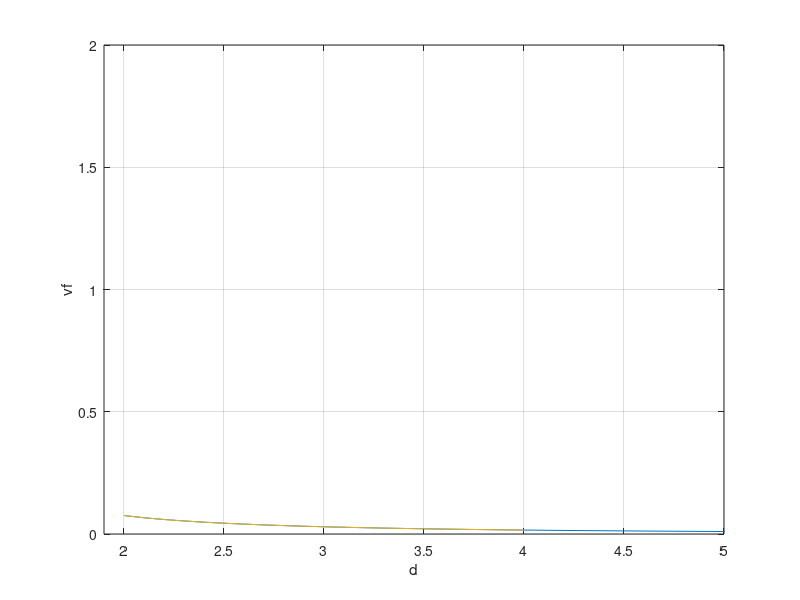

This chart was generated by the following MATLAB code: (Note: this script raises an error after producing the figure.)
clc; clear; close all;

inp_file = "viewfactor_result.dat";
out_file = "Radiation_InitVF_Prefs.txt";

%% ------------------------------------------------------------------------
% 公式1
d = 2:0.1:8;
vf = zeros(1,length(d));

fun1 = @(c, d) (2.*c - sin(2.*c)) ./ sqrt(d.*d - 4.*cos(c).*cos(c)) .* sin(2.*c);
fun2 = @(c, d) sqrt(1 - 4/d/d .* cos(c).^2) .* sin(c).^2;

for i = 1:length(d)
    if d(i) < 2
        q = integral(@(ita) fun1(ita, d(i)), acos(d(i)^2/4), pi/2);
        vf(i) = 4/(2+d(i)) * q / (d(i)*pi) + d(i)^2/16*(d(i)-2);
    else
        q = integral(@(ita) fun1(ita, d(i)), 0, pi/2);
        vf(i) = q / (d(i)*pi);
    end
end


figure
plot(d, vf, LineWidth=2)
xlabel 'd'
ylabel 'vf'
xlim([1.9 5])
grid on
hold on


%% ------------------------------------------------------------------------
% 公式2
d = 2:0.1:4;
vf = zeros(1,length(d));

for i = 1:length(d)
    q = integral(@(c) fun2(c, d(i)), 0, pi/2);
    vf(i) = 0.5 - 2/pi*q;
end

plot(d, vf, LineWidth=2)
hold on


%% ------------------------------------------------------------------------
% init radiatioin bed
data = importdata(inp_file);
data = data.data(data.data(:,2) > 0, :);

d_voro  = data(:, 3)./0.03;
vf_voro = data(:, 4);
% vf_voro2 = data(:, 5);
Ai_voro = data(:, 6);

vf_max = 0.5 - 2/pi*integral(@(c) fun2(c, 2), 0, pi/2);

for i=1:length(d_voro)
    if (d_voro(i) <= 2.0)
        vf_voro(i) = min(vf_voro(i), vf_max);
    elseif (d_voro(i) >= 3)
        vf_voro(i) = 0;
    else
        q = integral(@(c) fun2(c, d_voro(i)), 0, pi/2);
        tmp_vf = 0.5 - 2/pi*q;

        if (vf_voro(i) > tmp_vf)
            vf_voro(i) = 0;
        end
%         vf_voro(i) = min(vf_voro(i), tmp_vf);
    end
end


scatter(d_voro, vf_voro, Marker="+", MarkerEdgeColor="Black")


fileID = fopen(out_file, "w");
fprintf(fileID, "%d\n", length(d_voro));
% id1 | id2 | view_factor | distance | surface_area
for i=1:length(d_voro)
%     disp(d_voro);
    if (data(i,1) < data(i,2))
        fprintf(fileID, "%d %d %.18f %.18f %.18f\n", data(i, 1), data(i, 2), vf_voro(i), d_voro(i), Ai_voro(i));
%         fprintf(fileID, "%d %d %.18f\n", data(i, 1), data(i, 2), vf_voro(i));
    else
        fprintf(fileID, "%d %d %.18f %.18f %.18f\n", data(i, 2), data(i, 1), vf_voro(i), d_voro(i), Ai_voro(i));
%         fprintf(fileID, "%d %d %.18f\n", data(i, 2), data(i, 1), vf_voro(i));
    end
end
fclose(fileID);


%--------------------------
figure
histogram(vf_voro)
title('void fraction')

%--------------------------
disp(['max distance: ' num2str(max(d_voro))]);

figure
histogram(d_voro)
title('distance')


